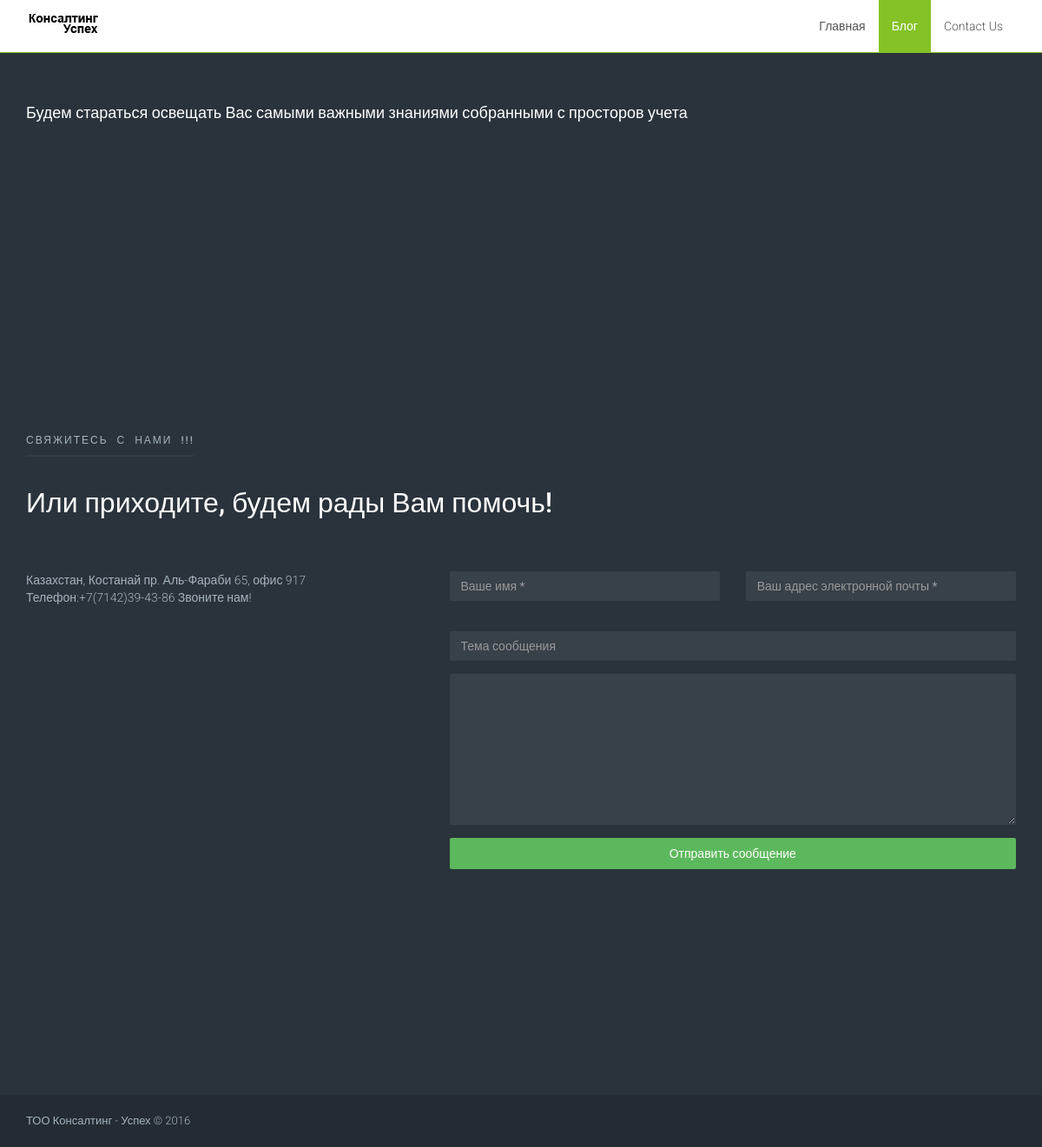
The app's page /blogitems, older data.
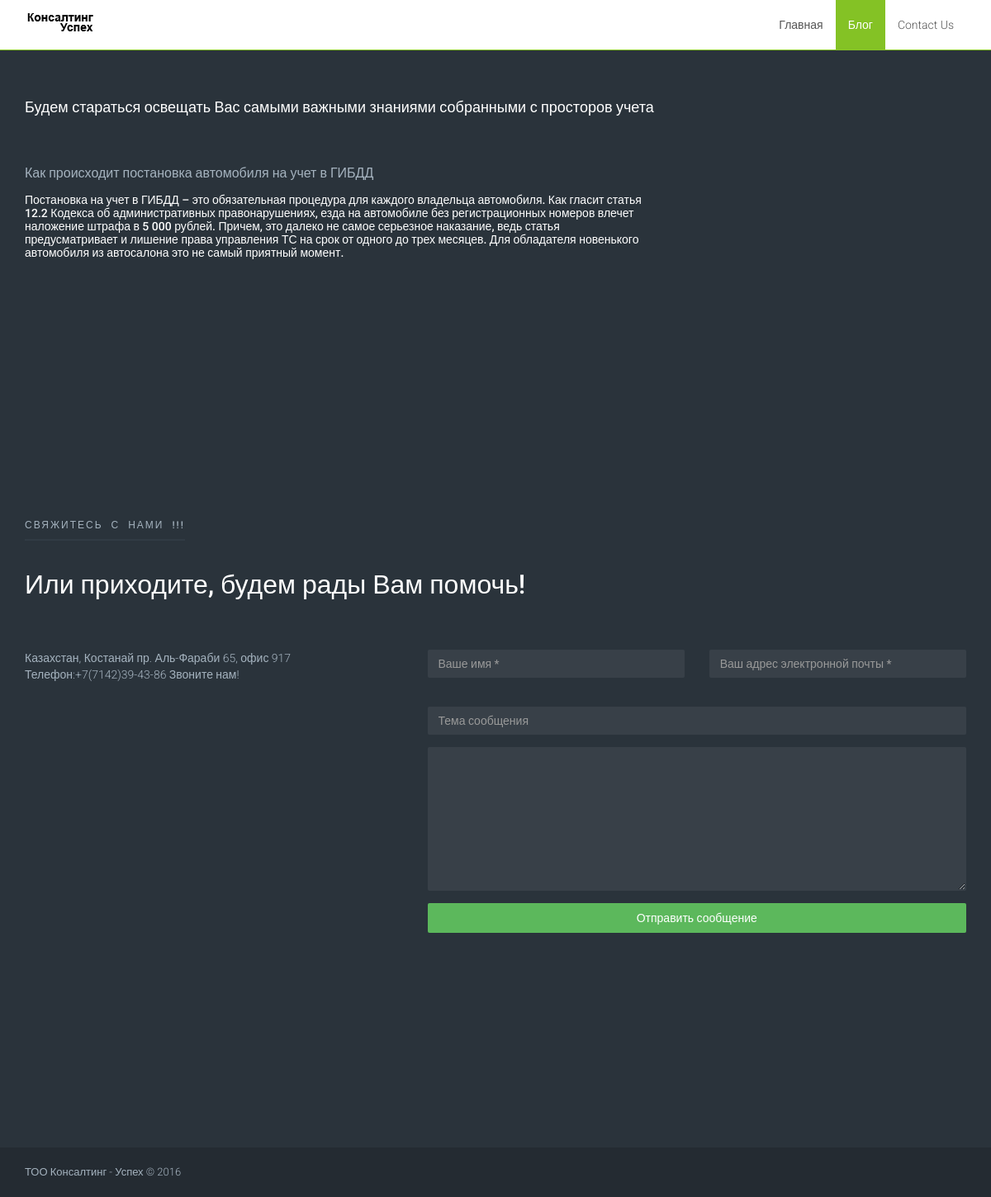
The same page, newer data.
### main_page/models.py (models this page shows, shortened)
class BlogsItems(models.Model):
    author = models.ForeignKey('auth.User')
    blog_created_date = models.DateTimeField(default=timezone.now)
    blog_subject = models.CharField(max_length=250)
    blog_message = models.TextField()
    blog_is_deploy = models.BooleanField(default=False)

### main_page/views.py (the view)
# urls.py: url(r'blogitems', views.blog_items, name='blogitems'),
@csrf_exempt
def blog_items(request):
    blog_items_ord = BlogsItems.objects.filter(blog_is_deploy=True).order_by('blog_created_date')
    return render(request, 'main_page/blogsItems.html', {"blog_items_ord": blog_items_ord})

### main_page/templates/main_page/blogsItems.html (shortened to what this page needs)
﻿{% load staticfiles %}
<!DOCTYPE html>
<html lang="ru">
<head>
    <link type="text/css" href="{% static 'css/bootstrap.css'%}" rel="stylesheet">
    <link type="text/css" href="{% static 'icons/font-awesome/css/font-awesome.css'%}" rel="stylesheet">
    <link type="text/css" href="{% static 'icons/rondo/style.css'%}" rel="stylesheet">
    <link href="{% static 'css/jquery.fancybox.css'%}" rel="stylesheet" type="text/css" />
    <link type="text/css" href="{% static 'css/style.css'%}" rel="stylesheet">
</head>
<body>
    <header class="header" id="jump">
        <nav class="navbar navbar-default navbar-fixed-top">
            <div class="container">
                <div class="navbar-header">
                    <a class="navbar-brand" href="#">
                        <img src="{%  static 'img/logo.png' %}" alt="" /></a>
                </div>
                <div class="collapse navbar-collapse hidden-xs">
                    <ul class="nav navbar-nav navbar-right">
                        <li><a href="to_home" class="to_home">Главная</a></li>
                        <li class="active"><a href="#jump1">Блог</a></li>
                        <li><a href="#jump6">Contact Us</a></li>
                    </ul>
                </div>
            </div>
        </nav>
    </header>
       <div class="section type-1" style="padding-bottom: 0">
        <div class="container">
            <div class="section-headlines">
                <h3>
                    Будем стараться освещать Вас самыми важными знаниями собранными с просторов учета</h3>
            </div>
            {%  for blog_item in blog_items_ord %}
                <div class="row">
                    <div class="col-lg-8 features">
                        <h4>
                            {{ blog_item.blog_subject }}
                        </h4>
                        <h5>
                            {{ blog_item.blog_message }}
                        </h5>
                    </div>
                </div>
            {% endfor %}
        </div>
    </div>
    <div class="section type-1 section-contact">
    </div>
    <div class="section type-1 section-contact">
        <div class="container">
            <div class="section-headlines">
                <h4>
                    Свяжитесь с нами !!! </h4>
                    <h2>
                        Или приходите, будем рады Вам помочь!</h2>
            </div>
            <div class="row">
                <div class="col-lg-4">
                    <address>
                            Казахстан, Костанай пр. Аль-Фараби 65, офис 917
                            Телефон:+7(7142)39-43-86 Звоните нам!
                    </address>
                </div>
                <div class="col-lg-7 col-lg-offset-1">
                    <form method="post" action="contact_to" id="contact_to">{% csrf_token %}
                    <div class="form-group">
                        <div class="row">
                            <div class="col-lg-6">
                                <input type="text" class="form-control" id="name" name="name" placeholder="Ваше имя *"><br
                                    class="gap-15" />
                            </div>
                            <div class="col-lg-6">
                                <input type="text" class="form-control" id="email" name="email" placeholder="Ваш адрес электронной почты *"></div>
                        </div>
                    </div>
                    <div class="form-group">
                        <input type="text" class="form-control" id="subject" name="subject" placeholder="Тема сообщения">
                    </div>
                    <div class="form-group">
                        <textarea class="form-control" id="message" name="message" rows="8" title=""></textarea>
                    </div>
                    <button id="button-send" class="btn btn-block btn-success">
                        Отправить сообщение
                    </button>
                    </form>
                </div>
            </div>
        </div>
         <br>
        <br>
        <br>
        <br>
        <br>
        <br>
        <br>
        <br>
    </div>
    <footer class="footer">
        <div class="container">
            <div class="row">
                <div class="col-lg-12">
                    ТОО Консалтинг - Успех &copy; 2016
                </div>
            </div>
        </div>
    </footer>
</body>
</html>

### static/css/style.css (style rules this page uses)
html, body { height: 100%; margin: 0; padding: 0; }
body { background: #fff; color: #666; font-size: 14px; font-family: 'Roboto', Arial, sans-serif; font-weight: 300; }
h1, h2, h3, h4, h5, h6 { font-family: 'Roboto', Arial, sans-serif; font-weight: 500; color: #444; margin-top: 0; margin-bottom: 15px; line-height: 1.15; }
h2 { font-size: 24px; }
h3 { font-size: 18px; }
h4 { font-size: 16px; }
h5 { font-size: 14px; }
a { color: #0088cc; }
ul, menu, dir { list-style-type: square; }
form { margin: 0; }
.form-control { -webkit-border-radius: 2px; -moz-border-radius: 2px; border-radius: 2px; -webkit-box-shadow: none; -moz-box-shadow: none; box-shadow: none; font-size: 14px; }
.btn { -webkit-border-radius: 2px; -moz-border-radius: 2px; border-radius: 2px; border-width: 2px; font-family: 'Roboto', Arial, sans-serif; border-color: transparent; }
.header .navbar { background: #fff; }
.header .navbar-nav > li > a { font-size: 14px; color: #555; }
.section { padding: 100px 0; }
.section.type-1 { background: #2a333b; color: #a5b3bf; }
.section.type-1 h1, .section.type-1 h2, .section.type-1 h3, .section.type-1 h4, .section.type-1 h5, .section.type-1 h6, .section.type-1 strong, .section.type-1 b { color: #fff; }
.section.type-1 h4 { color: #a5b3bf; border-color: #313b44; }
.section.type-1 .form-control { background: #384048; border-color: transparent !important; color: #a5b3bf; -o-transition: background-color 0.3s linear; -ms-transition: background-color 0.3s linear; -moz-transition: background-color 0.3s linear; -webkit-transition: background-color 0.3s linear; transition: background-color 0.3s linear; }
.section-headlines { margin-bottom: 60px; }
.section-headlines > h2 { font-size: 32px; }
.section-headlines > h4 { font-family: 'Roboto', Arial, sans-serif; font-size: 12px; text-transform: uppercase; color: #777; border-bottom: 2px solid #ddd; display: inline-block; padding-bottom: 10px; margin-bottom: 35px; letter-spacing: 2px; word-spacing: 5px; }
.footer { background: #242b32; color: #a5b3bf; font-size: 13px; padding: 20px 0; }
.footer * { line-height: 20px; }

Row changes from the older to the newer data that the page shows:
added BlogsItems: blog_subject "Как происходит постановка автомобиля на учет в ГИБДД", blog_message "Постановка на учет в ГИБДД – это обязательная процедура для каждого владельца автомобиля. Как гласит статья 12.2 Кодекса об административных правонарушениях, езда на автомобиле без регистрационных номеров влечет наложение штрафа в 5 000 рублей. Причем, это далеко не самое серьезное наказание, ведь статья предусматривает и лишение права управления ТС на срок от одного до трех месяцев. Для обладателя новенького автомобиля из автосалона это не самый приятный момент."
